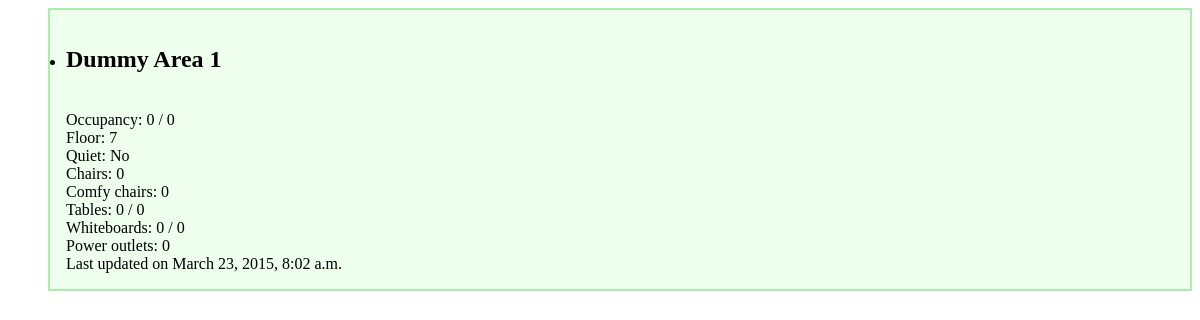
Page /SpotMe/ on the earlier database version.
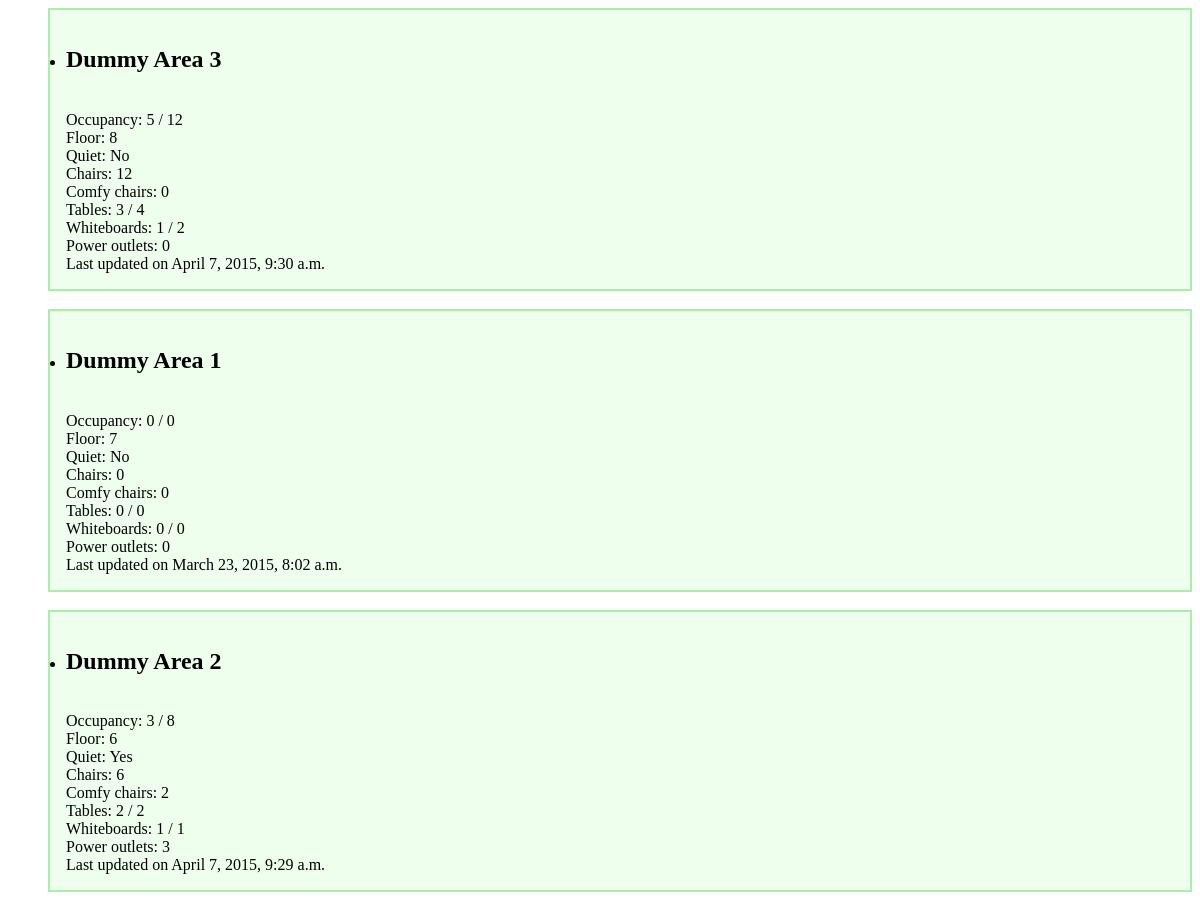
Same page on the later database version.
### SpotMe/models.py (models this page shows, shortened)
class Area(models.Model):
    chairs = models.IntegerField(default=0)
    comfy_chairs = models.IntegerField(default=0)
    tables = models.IntegerField(default=0)
    whiteboard_tables = models.IntegerField(default=0)
    whiteboards = models.IntegerField(default=0)
    outlets = models.IntegerField(default=0)
    floor = models.IntegerField(default=6)
    quiet = models.BooleanField(default=False)
    name = models.CharField(max_length=200)
    directions = models.CharField(max_length=500,default='')
    last_updated = models.DateTimeField('last updated',default=timezone.now())
    curr_occupancy = models.IntegerField(default=0);
    curr_whiteboards_used = models.IntegerField(default=0);
    curr_tables_used = models.IntegerField(default=0);
    picture_url = models.CharField(max_length=200,default='')
    def max_occupancy(self):
        return self.chairs + self.comfy_chairs

### SpotMe/views.py (the view)
def index(request):
    area_list = Area.objects.order_by('-floor')
    context = {'area_list': area_list }
    return render(request, 'SpotMe/index.html', context)

### SpotMe/templates/SpotMe/index.html
{% if area_list %}
    <ul>
    {% for area in area_list %}
        <div style="background-color:#EEFFEE; border:2px solid; border-color:#AAEEAA; padding:1em;">
        <li>
            <h2>{{ area.name }}</h2>
            <br />Occupancy: {{ area.curr_occupancy }} / {{ area.max_occupancy }}
            <br />Floor: {{ area.floor }}
            <br />Quiet: {% if area.quiet %} Yes {% else %} No {% endif %}
            <br />Chairs: {{ area.chairs }}
            <br />Comfy chairs: {{ area.comfy_chairs }}
            <br />Tables: {{ area.curr_tables_used }} / {{ area.tables }}
            <br />Whiteboards: {{ area.curr_whiteboards_used }} / {{ area.whiteboards }}
            <br />Power outlets: {{ area.outlets }}
            <br />Last updated on {{ area.last_updated }}
       </li>
       </div>
       <br />
   {% endfor %}
   </ul>
{% endif %}

Differences in the rows shown:
added Area: name "Dummy Area 3", curr_occupancy "5", max_occupancy "12", floor "8", quiet "No", chairs "12", comfy_chairs "0", curr_tables_used "3", tables "4", curr_whiteboards_used "1", whiteboards "2", outlets "0", last_updated "April 7, 2015, 9:30 a.m."
added Area: name "Dummy Area 2", curr_occupancy "3", max_occupancy "8", floor "6", quiet "Yes", chairs "6", comfy_chairs "2", curr_tables_used "2", tables "2", curr_whiteboards_used "1", whiteboards "1", outlets "3", last_updated "April 7, 2015, 9:29 a.m."
